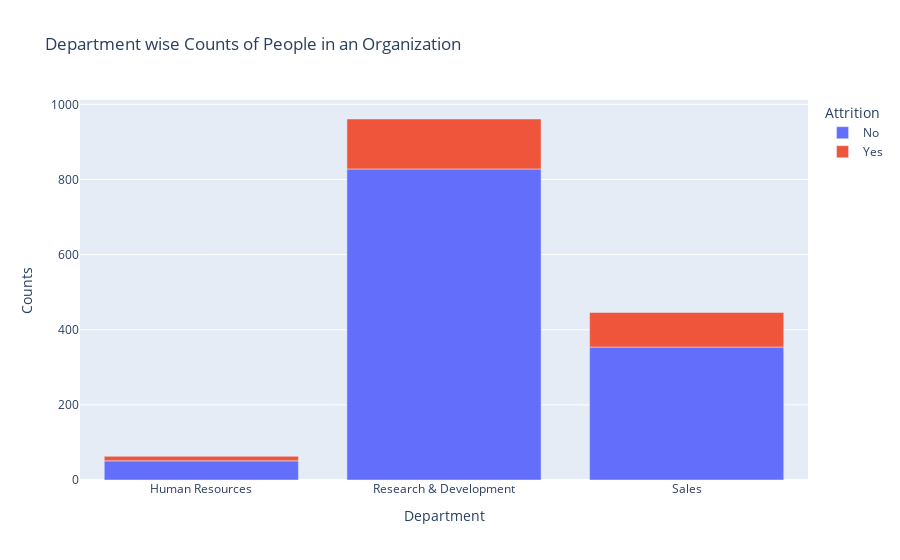

Notebook cell for this chart:
### Markdown cell above
# Does the Department of work impact attrition?

### Code cell
dept_att=data.groupby(['Department','Attrition']).apply(lambda x:x['DailyRate'].count()).reset_index(name='Counts')
fig=px.bar(dept_att,x='Department',y='Counts',color='Attrition',title='Department wise Counts of People in an Organization')
fig.show()

### Figure 1 — Plotly figure (JSON) as saved in the notebook; plotly's stock layout.template omitted (floating-point values rounded to 4 significant figures)
{"data": [{"alignmentgroup": "True", "hovertemplate": "Attrition=No<br>Department=%{x}<br>Counts=%{y}<extra></extra>", "legendgroup": "No", "marker": {"color": "#636efa", "pattern": {"shape": ""}}, "name": "No", "offsetgroup": "No", "orientation": "v", "showlegend": true, "textposition": "auto", "type": "bar", "x": ["Human Resources", "Research & Development", "Sales"], "xaxis": "x", "y": [51, 828, 354], "yaxis": "y"}, {"alignmentgroup": "True", "hovertemplate": "Attrition=Yes<br>Department=%{x}<br>Counts=%{y}<extra></extra>", "legendgroup": "Yes", "marker": {"color": "#EF553B", "pattern": {"shape": ""}}, "name": "Yes", "offsetgroup": "Yes", "orientation": "v", "showlegend": true, "textposition": "auto", "type": "bar", "x": ["Human Resources", "Research & Development", "Sales"], "xaxis": "x", "y": [12, 133, 92], "yaxis": "y"}], "layout": {"autosize": true, "barmode": "relative", "legend": {"title": {"text": "Attrition"}, "tracegroupgap": 0}, "title": {"text": "Department wise Counts of People in an Organization"}, "xaxis": {"anchor": "y", "autorange": true, "domain": [0, 1], "range": [-0.5, 2.5], "title": {"text": "Department"}, "type": "category"}, "yaxis": {"anchor": "x", "autorange": true, "domain": [0, 1], "range": [0, 1012.0], "title": {"text": "Counts"}, "type": "linear"}}}
